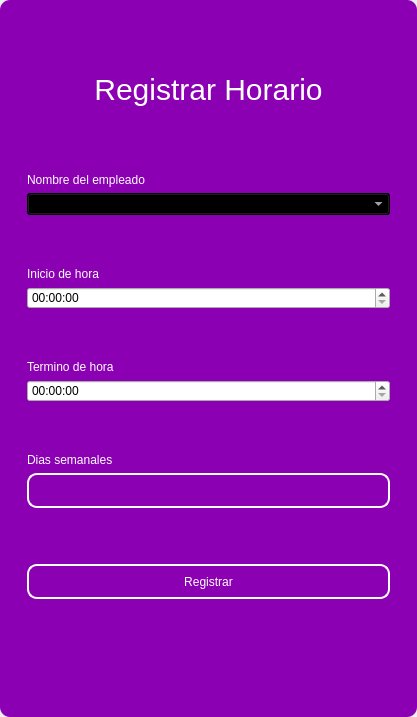
<?xml version="1.0" encoding="UTF-8"?>
<ui version="4.0">
 <class>MainWindow</class>
 <widget class="QMainWindow" name="MainWindow">
  <property name="geometry">
   <rect>
    <x>0</x>
    <y>0</y>
    <width>417</width>
    <height>717</height>
   </rect>
  </property>
  <property name="windowTitle">
   <string>MainWindow</string>
  </property>
  <property name="styleSheet">
   <string notr="true"/>
  </property>
  <widget class="QWidget" name="centralwidget">
   <property name="styleSheet">
    <string notr="true"/>
   </property>
   <layout class="QVBoxLayout" name="verticalLayout">
    <property name="spacing">
     <number>0</number>
    </property>
    <property name="leftMargin">
     <number>0</number>
    </property>
    <property name="topMargin">
     <number>0</number>
    </property>
    <property name="rightMargin">
     <number>0</number>
    </property>
    <property name="bottomMargin">
     <number>0</number>
    </property>
    <item>
     <widget class="QFrame" name="frame">
      <property name="enabled">
       <bool>true</bool>
      </property>
      <property name="styleSheet">
       <string notr="true">QFrame {
	border-radius:10px;
	background-color: rgb(140, 0, 179);
 }
</string>
      </property>
      <property name="frameShape">
       <enum>QFrame::StyledPanel</enum>
      </property>
      <property name="frameShadow">
       <enum>QFrame::Raised</enum>
      </property>
      <layout class="QVBoxLayout" name="verticalLayout_2">
       <item>
        <widget class="QFrame" name="frame_superior">
         <property name="minimumSize">
          <size>
           <width>0</width>
           <height>40</height>
          </size>
         </property>
         <property name="maximumSize">
          <size>
           <width>16777215</width>
           <height>40</height>
          </size>
         </property>
         <property name="styleSheet">
          <string notr="true">QPushButton{
border-radius:18px;
}

QPushButton:hover{
	background-color: rgb(0, 0, 0);
}
</string>
         </property>
         <property name="frameShape">
          <enum>QFrame::StyledPanel</enum>
         </property>
         <property name="frameShadow">
          <enum>QFrame::Raised</enum>
         </property>
         <layout class="QHBoxLayout" name="horizontalLayout_3">
          <property name="spacing">
           <number>4</number>
          </property>
          <property name="leftMargin">
           <number>0</number>
          </property>
          <property name="topMargin">
           <number>0</number>
          </property>
          <property name="rightMargin">
           <number>0</number>
          </property>
          <property name="bottomMargin">
           <number>0</number>
          </property>
          <item>
           <widget class="QPushButton" name="btn_icon">
            <property name="text">
             <string/>
            </property>
            <property name="iconSize">
             <size>
              <width>40</width>
              <height>40</height>
             </size>
            </property>
           </widget>
          </item>
          <item>
           <spacer name="horizontalSpacer_2">
            <property name="orientation">
             <enum>Qt::Horizontal</enum>
            </property>
            <property name="sizeHint" stdset="0">
             <size>
              <width>443</width>
              <height>20</height>
             </size>
            </property>
           </spacer>
          </item>
          <item>
           <widget class="QPushButton" name="bt_minimizar">
            <property name="minimumSize">
             <size>
              <width>38</width>
              <height>38</height>
             </size>
            </property>
            <property name="maximumSize">
             <size>
              <width>38</width>
              <height>38</height>
             </size>
            </property>
            <property name="cursor">
             <cursorShape>PointingHandCursor</cursorShape>
            </property>
            <property name="text">
             <string/>
            </property>
            <property name="icon">
             <iconset>
              <normaloff>image/minus.svg</normaloff>image/minus.svg</iconset>
            </property>
            <property name="iconSize">
             <size>
              <width>38</width>
              <height>38</height>
             </size>
            </property>
           </widget>
          </item>
          <item>
           <widget class="QPushButton" name="bt_maximizar">
            <property name="minimumSize">
             <size>
              <width>38</width>
              <height>38</height>
             </size>
            </property>
            <property name="maximumSize">
             <size>
              <width>38</width>
              <height>38</height>
             </size>
            </property>
            <property name="cursor">
             <cursorShape>PointingHandCursor</cursorShape>
            </property>
            <property name="text">
             <string/>
            </property>
            <property name="icon">
             <iconset>
              <normaloff>image/chevron-up.svg</normaloff>image/chevron-up.svg</iconset>
            </property>
            <property name="iconSize">
             <size>
              <width>38</width>
              <height>38</height>
             </size>
            </property>
           </widget>
          </item>
          <item>
           <widget class="QPushButton" name="bt_restaurar">
            <property name="minimumSize">
             <size>
              <width>38</width>
              <height>38</height>
             </size>
            </property>
            <property name="maximumSize">
             <size>
              <width>38</width>
              <height>38</height>
             </size>
            </property>
            <property name="cursor">
             <cursorShape>PointingHandCursor</cursorShape>
            </property>
            <property name="text">
             <string/>
            </property>
            <property name="icon">
             <iconset>
              <normaloff>image/chevron-down.svg</normaloff>image/chevron-down.svg</iconset>
            </property>
            <property name="iconSize">
             <size>
              <width>38</width>
              <height>38</height>
             </size>
            </property>
           </widget>
          </item>
          <item>
           <widget class="QPushButton" name="bt_cerrar">
            <property name="minimumSize">
             <size>
              <width>38</width>
              <height>38</height>
             </size>
            </property>
            <property name="maximumSize">
             <size>
              <width>38</width>
              <height>38</height>
             </size>
            </property>
            <property name="cursor">
             <cursorShape>PointingHandCursor</cursorShape>
            </property>
            <property name="text">
             <string/>
            </property>
            <property name="icon">
             <iconset>
              <normaloff>image/x.svg</normaloff>image/x.svg</iconset>
            </property>
            <property name="iconSize">
             <size>
              <width>38</width>
              <height>38</height>
             </size>
            </property>
           </widget>
          </item>
         </layout>
        </widget>
       </item>
       <item>
        <widget class="QFrame" name="frame_3">
         <property name="styleSheet">
          <string notr="true">QLabel {
	color: rgb(255, 255, 254);
	font: 12pt &quot;Arial&quot;;
	background-color: rgba(0, 0, 0,0);
}

QTextEdit{
background-color: rgba(0, 0, 0,0);
border-radius:10px; 
font: 12pt &quot;Arial&quot;;
color: rgb(255, 255, 254);
border: 2px solid  rgb(255, 255, 255);

}

QTextEdit:hover{
background-color: rgba(0, 0, 0,0);
border-radius:10px; 
font: 12pt &quot;Arial&quot;;
border: 2px solid  rgb(120, 0, 171);
}

QTextEdit:focus{
background-color: rgb(0, 0, 0);
border-radius:10px; 
font: 12pt &quot;Arial&quot;;
border: 2px solid rgb(120, 0, 171);
}

QLineEdit{
background-color: rgba(0, 0, 0,0);
border-radius:10px; 
font: 12pt &quot;Arial&quot;;
color: rgb(255, 255, 254);
border: 2px solid  rgb(255, 255, 255);

}

QLineEdit:hover{
background-color: rgba(0, 0, 0,0);
border-radius:10px; 
font: 12pt &quot;Arial&quot;;
border: 2px solid  rgb(120, 0, 171);
}

QLineEdit:focus{
background-color: rgb(0, 0, 0);
border-radius:10px; 
font: 12pt &quot;Arial&quot;;
border: 2px solid rgb(120, 0, 171);
}

QCheckBox{
	font: 12pt &quot;Arial&quot;;
	color: rgb(255, 255, 255);
}

QCheckBox::indicator {
    width: 18px;
    height:18px;
}

QCheckBox::indicator:unchecked {
   background-image: url(image/square.svg);
}

QCheckBox::indicator:checked {
   background-image: url(image/check-square.svg);
}

QPushButton{
border-radius:10px; 
font: 12pt &quot;Arial&quot;;
color: rgb(255, 255, 254);
border: 2px solid #ffffff;
}

QPushButton:hover{
border-radius:10px; 
font: 12pt &quot;Arial&quot;;
color: rgb(255, 255, 255);
border: 2px solid rgb(120, 0, 171);
	background-color: rgb(120, 0, 171);
}
</string>
         </property>
         <property name="frameShape">
          <enum>QFrame::StyledPanel</enum>
         </property>
         <property name="frameShadow">
          <enum>QFrame::Raised</enum>
         </property>
         <layout class="QHBoxLayout" name="horizontalLayout_4">
          <item>
           <layout class="QVBoxLayout" name="verticalLayout_4">
            <property name="spacing">
             <number>5</number>
            </property>
            <property name="rightMargin">
             <number>0</number>
            </property>
            <property name="bottomMargin">
             <number>0</number>
            </property>
            <item>
             <widget class="QLabel" name="label_3">
              <property name="minimumSize">
               <size>
                <width>100</width>
                <height>50</height>
               </size>
              </property>
              <property name="styleSheet">
               <string notr="true">font-size: 30px;
color: rgb(255, 255, 255);</string>
              </property>
              <property name="text">
               <string>Registrar Horario</string>
              </property>
              <property name="alignment">
               <set>Qt::AlignCenter</set>
              </property>
             </widget>
            </item>
            <item>
             <widget class="QFrame" name="frame_4">
              <property name="maximumSize">
               <size>
                <width>400</width>
                <height>700</height>
               </size>
              </property>
              <property name="styleSheet">
               <string notr="true">QLabel {
	color: rgb(255, 255, 254);
	font: 12pt &quot;Arial&quot;;
	background-color: rgba(0, 0, 0,0);
}

QTextEdit{
background-color: rgba(0, 0, 0,0);
border-radius:10px; 
font: 12pt &quot;Arial&quot;;
color: rgb(255, 255, 254);
border: 2px solid  rgb(255, 255, 255);

}

QTextEdit:hover{
background-color: rgba(0, 0, 0,0);
border-radius:10px; 
font: 12pt &quot;Arial&quot;;
border: 2px solid  rgb(120, 0, 171);
}

QTextEdit:focus{
background-color: rgb(0, 0, 0);
border-radius:10px; 
font: 12pt &quot;Arial&quot;;
border: 2px solid rgb(120, 0, 171);
}

QLineEdit{
background-color: rgba(0, 0, 0,0);
border-radius:10px; 
font: 12pt &quot;Arial&quot;;
color: rgb(255, 255, 254);
border: 2px solid  rgb(255, 255, 255);

}

QLineEdit:hover{
background-color: rgba(0, 0, 0,0);
border-radius:10px; 
font: 12pt &quot;Arial&quot;;
border: 2px solid  rgb(120, 0, 171);
}

QLineEdit:focus{
background-color: rgb(0, 0, 0);
border-radius:10px; 
font: 12pt &quot;Arial&quot;;
border: 2px solid rgb(120, 0, 171);
}

QCheckBox{
	font: 12pt &quot;Arial&quot;;
	color: rgb(255, 255, 255);
}

QCheckBox::indicator {
    width: 18px;
    height:18px;
}

QCheckBox::indicator:unchecked {
   background-image: url(image/square.svg);
}

QCheckBox::indicator:checked {
   background-image: url(image/check-square.svg);
}

QPushButton{
border-radius:10px; 
font: 12pt &quot;Arial&quot;;
color: rgb(255, 255, 254);
border: 2px solid #ffffff;
}

QPushButton:hover{
border-radius:10px; 
font: 12pt &quot;Arial&quot;;
color: rgb(255, 255, 255);
border: 2px solid rgb(120, 0, 171);
	background-color: rgb(120, 0, 171);
}
</string>
              </property>
              <property name="frameShape">
               <enum>QFrame::StyledPanel</enum>
              </property>
              <property name="frameShadow">
               <enum>QFrame::Raised</enum>
              </property>
              <layout class="QVBoxLayout" name="verticalLayout_3">
               <property name="leftMargin">
                <number>9</number>
               </property>
               <property name="topMargin">
                <number>9</number>
               </property>
               <property name="rightMargin">
                <number>9</number>
               </property>
               <property name="bottomMargin">
                <number>9</number>
               </property>
               <item>
                <spacer name="verticalSpacer_3">
                 <property name="orientation">
                  <enum>Qt::Vertical</enum>
                 </property>
                 <property name="sizeHint" stdset="0">
                  <size>
                   <width>20</width>
                   <height>40</height>
                  </size>
                 </property>
                </spacer>
               </item>
               <item>
                <widget class="QLabel" name="label_4">
                 <property name="text">
                  <string>Nombre del empleado</string>
                 </property>
                </widget>
               </item>
               <item>
                <widget class="QComboBox" name="employee_combobox">
                 <property name="styleSheet">
                  <string notr="true">background-color: rgb(0, 0, 0);
color: rgb(255, 255, 255);</string>
                 </property>
                </widget>
               </item>
               <item>
                <spacer name="verticalSpacer_10">
                 <property name="orientation">
                  <enum>Qt::Vertical</enum>
                 </property>
                 <property name="sizeHint" stdset="0">
                  <size>
                   <width>20</width>
                   <height>40</height>
                  </size>
                 </property>
                </spacer>
               </item>
               <item>
                <widget class="QLabel" name="label_5">
                 <property name="text">
                  <string>Inicio de hora</string>
                 </property>
                </widget>
               </item>
               <item>
                <widget class="QTimeEdit" name="start_time_timeedit"/>
               </item>
               <item>
                <spacer name="verticalSpacer_4">
                 <property name="orientation">
                  <enum>Qt::Vertical</enum>
                 </property>
                 <property name="sizeHint" stdset="0">
                  <size>
                   <width>20</width>
                   <height>40</height>
                  </size>
                 </property>
                </spacer>
               </item>
               <item>
                <widget class="QLabel" name="label">
                 <property name="text">
                  <string>Termino de hora</string>
                 </property>
                </widget>
               </item>
               <item>
                <widget class="QTimeEdit" name="end_time_timeedit"/>
               </item>
               <item>
                <spacer name="verticalSpacer_5">
                 <property name="orientation">
                  <enum>Qt::Vertical</enum>
                 </property>
                 <property name="sizeHint" stdset="0">
                  <size>
                   <width>20</width>
                   <height>40</height>
                  </size>
                 </property>
                </spacer>
               </item>
               <item>
                <widget class="QLabel" name="label_2">
                 <property name="text">
                  <string>Dias semanales</string>
                 </property>
                </widget>
               </item>
               <item>
                <widget class="QLineEdit" name="horarytxt">
                 <property name="minimumSize">
                  <size>
                   <width>0</width>
                   <height>35</height>
                  </size>
                 </property>
                </widget>
               </item>
               <item>
                <spacer name="verticalSpacer_9">
                 <property name="orientation">
                  <enum>Qt::Vertical</enum>
                 </property>
                 <property name="sizeHint" stdset="0">
                  <size>
                   <width>20</width>
                   <height>50</height>
                  </size>
                 </property>
                </spacer>
               </item>
               <item>
                <widget class="QPushButton" name="btn_add">
                 <property name="minimumSize">
                  <size>
                   <width>0</width>
                   <height>35</height>
                  </size>
                 </property>
                 <property name="cursor">
                  <cursorShape>PointingHandCursor</cursorShape>
                 </property>
                 <property name="text">
                  <string>Registrar</string>
                 </property>
                </widget>
               </item>
               <item>
                <spacer name="verticalSpacer_7">
                 <property name="orientation">
                  <enum>Qt::Vertical</enum>
                 </property>
                 <property name="sizeHint" stdset="0">
                  <size>
                   <width>20</width>
                   <height>40</height>
                  </size>
                 </property>
                </spacer>
               </item>
               <item>
                <spacer name="verticalSpacer_8">
                 <property name="orientation">
                  <enum>Qt::Vertical</enum>
                 </property>
                 <property name="sizeHint" stdset="0">
                  <size>
                   <width>20</width>
                   <height>40</height>
                  </size>
                 </property>
                </spacer>
               </item>
              </layout>
             </widget>
            </item>
           </layout>
          </item>
         </layout>
        </widget>
       </item>
      </layout>
     </widget>
    </item>
   </layout>
  </widget>
 </widget>
 <resources/>
 <connections/>
</ui>
